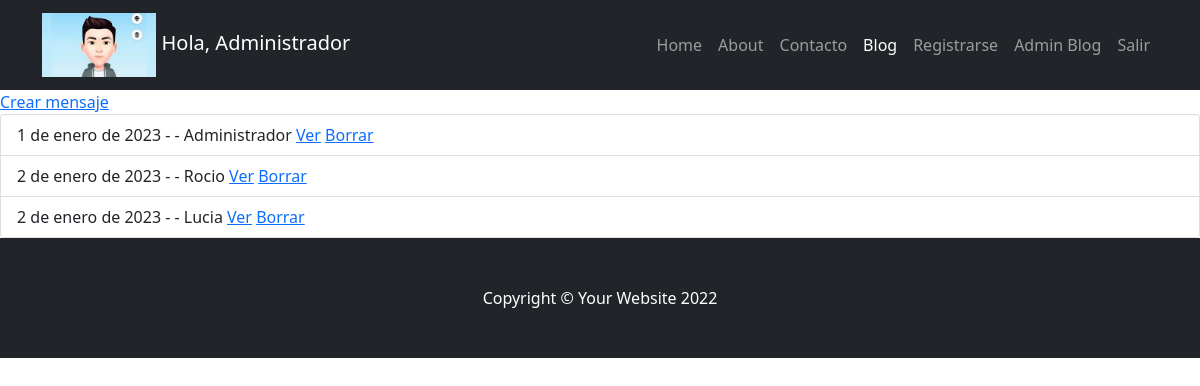
Screenshot of /viajes-blog/users/mensajes/listar/ (signed in) with the database file from the repository.
### viajes_blog/models.py (models this page shows)
class Avatar(models.Model):
    user = models.OneToOneField(to=User, on_delete=models.CASCADE, related_name="avatar")
    imagen = models.ImageField(upload_to="avatares", null="True", blank=True)

class Mensaje(models.Model):
    email = models.EmailField()
    nombre = models.CharField(max_length=100)
    texto = models.TextField(max_length=3000)
    enviado_el = models.DateField(auto_now_add=True)

### viajes_blog/views.py (the view)
# urls.py: path('viajes-blog/users/mensajes/listar/', MensajeListar.as_view(), name="viajes-blog-mensajes-listar"),
class MensajeListar(LoginRequiredMixin, ListView):
    model = Mensaje

### viajes_blog/templates/viajes_blog/mensaje_list.html
{% extends 'viajes_blog/base.html' %}
{% block contenido %}
{% if user.is_authenticated %}
    <a href="{% url 'viajes-blog-mensajes-crear' %}">Crear mensaje</a>
{% endif %}
<ul class="list-group">
{% for mensaje in object_list %}
    <li class="list-group-item">
        {{mensaje.enviado_el}} - - {{mensaje.nombre}}
        <a href="{% url 'viajes-blog-mensaje-detalle' mensaje.id %}">Ver</a>
        <a href="{% url 'viajes-blog-mensajes-borrar' mensaje.id %}">Borrar</a>
    </li>
{% endfor %}
</ul>
{% endblock %}

### viajes_blog/templates/viajes_blog/base.html (shortened to what this page needs)
<!DOCTYPE html>
<html lang="en">
    <head>
        {% load static %}
        <link href="{% static 'viajes_blog/css/styles.css' %}" rel="stylesheet" />
    </head>
    <body>
        <nav class="navbar navbar-expand-lg navbar-dark bg-dark">
            <div class="container">
                <a class="navbar-brand" href="{% url 'viajes-blog-index' %}">
                    <img src="{{user.avatar.imagen.url}}" height="64">
                        Hola, {{user.first_name}}
                </a>
                <div class="collapse navbar-collapse" id="navbarSupportedContent">
                    <ul class="navbar-nav ms-auto mb-2 mb-lg-0">
                        <li class="nav-item"><a class="nav-link" href="{% url 'viajes-blog-listar' %}">Home</a></li>
                        <li class="nav-item"><a class="nav-link" href="{% url 'viajes-blog-about' %}">About</a></li>
                        <li class="nav-item"><a class="nav-link" href="{% url 'viajes-blog-mensajes-crear' %}">Contacto</a></li>
                        <li class="nav-item"><a class="nav-link active" aria-current="page" href="#">Blog</a></li>
                        <li class="nav-item"><a class="nav-link" href="{% url 'viajes-blog-signup' %}">Registrarse</a></li>
                        {% if user.is_authenticated %}
                            <li class="nav-item"><a class="nav-link" href="{% url 'viajes-blog-listar' %}">Admin Blog</a></li>
                            <li class="nav-item"><a class="nav-link" href="{% url 'viajes-blog-logout' %}">Salir</a></li>
                        {% else %}
                            <li class="nav-item"><a class="nav-link" href="{% url 'viajes-blog-login' %}">Ingresar</a></li>
                        {% endif %}
                    </ul>
                </div>
            </div>
        </nav>
        {% block contenido%} {% endblock %}
        <footer class="py-5 bg-dark">
            <div class="container"><p class="m-0 text-center text-white">Copyright &copy; Your Website 2022</p></div>
        </footer>
    </body>
</html>

### rows the page displays
Mensaje: enviado_el "1 de enero de 2023", nombre "Administrador"
Mensaje: enviado_el "2 de enero de 2023", nombre "Rocio"
Mensaje: enviado_el "2 de enero de 2023", nombre "Lucia"

### other values shown
{{ user.first_name }} "Administrador"
